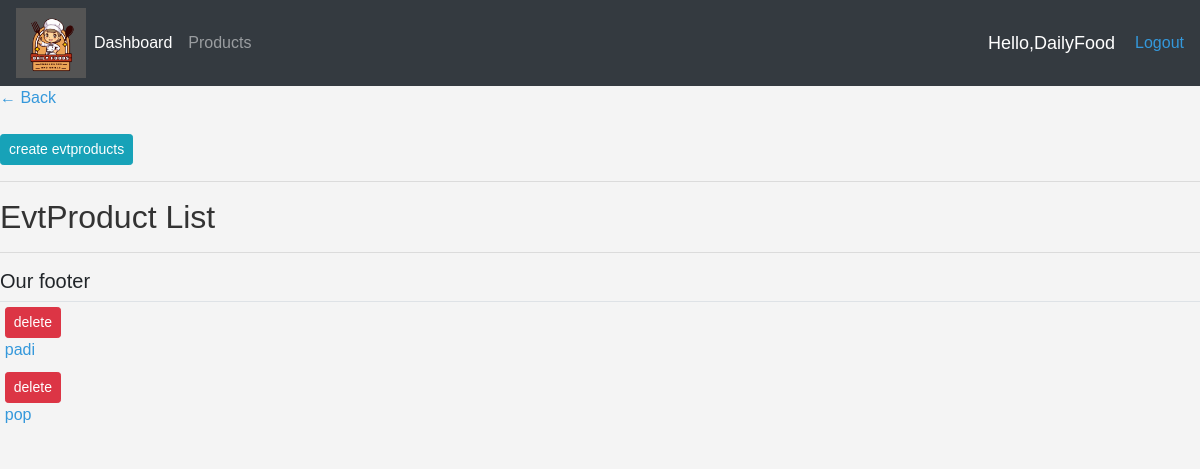
Before: /evtproducts/ (signed in) with the older database file.
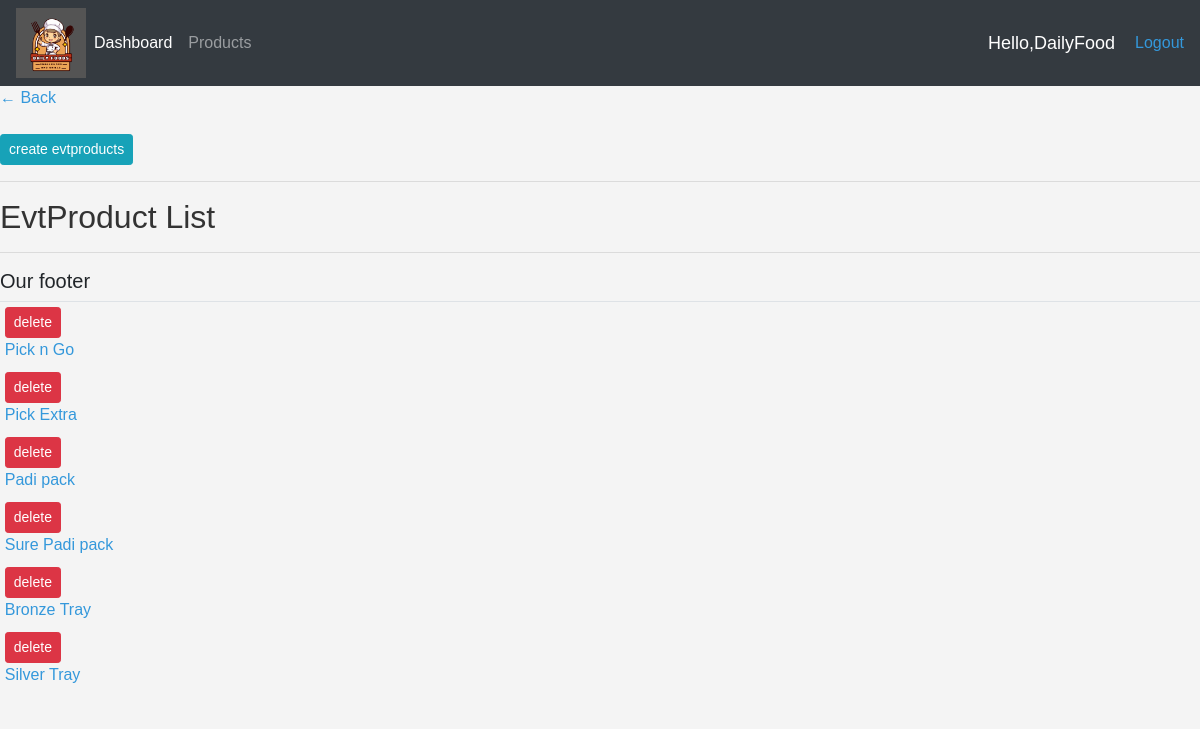
After: the same page with the newer database file.
### smallchop/models.py (models this page shows, shortened)
class EvtProduct(models.Model):
    name = models.CharField(max_length=200, null=True)
    price = models.DecimalField(max_digits=7, decimal_places=2)
    description = models.TextField(max_length=500, null=True, blank=True)
    evtimage = models.ImageField( upload_to="images/products", null=True, blank=True)

### smallchop/decorators.py (the view)
        def wrapper_func(request, *args, **kwargs):
            group = None
            if request.user.groups.exists():
                group = request.user.groups.all()[0].name
            if group in allowed_roles:
              return view_func(request, *args, **kwargs)
            else:
                return HttpResponse('you are not allowed to view this page')

### smallchop/views.py (called while the page is built)
@login_required(login_url='login')
@allowed_users(allowed_roles=['admin'])
def evtproduct_list(request):
    evtproducts = EvtProduct.objects.all()
    return render(request, 'admin/evtproduct_list.html', {'evtproducts': evtproducts})

### templates/admin/evtproduct_list.html (shortened to what this page needs)
{% extends 'admin/base.html' %}
{% load static %}
{% block content %}
<p><a href="{% url 'home' %}">&#8592; Back</a></p>
<br>
<a class="btn btn-sm btn-info"  href="{% url 'evtproduct_create' %}">create evtproducts</a>
<hr>
<h2>EvtProduct List</h2>
<table class=" table table-sm">
  <tr>
  <td><ul>
    {% for evtproduct in evtproducts %}
    <a class="btn btn-sm btn-danger"  href="{% url 'evtproduct_delete' evtproduct.id %}">delete</a>
      <li><a href="{% url 'evtproduct_detail' evtproduct.pk %}">{{ evtproduct.name }}</a></li>
    {% endfor %}
  </ul></td>
  </tr>
{% endblock %}

Changed rows visible on the page:
removed EvtProduct: name "padi"
removed EvtProduct: name "pop"
added EvtProduct: name "Pick n Go"
added EvtProduct: name "Pick Extra"
added EvtProduct: name "Padi pack"
added EvtProduct: name "Sure Padi pack"
added EvtProduct: name "Bronze Tray"
added EvtProduct: name "Silver Tray"
